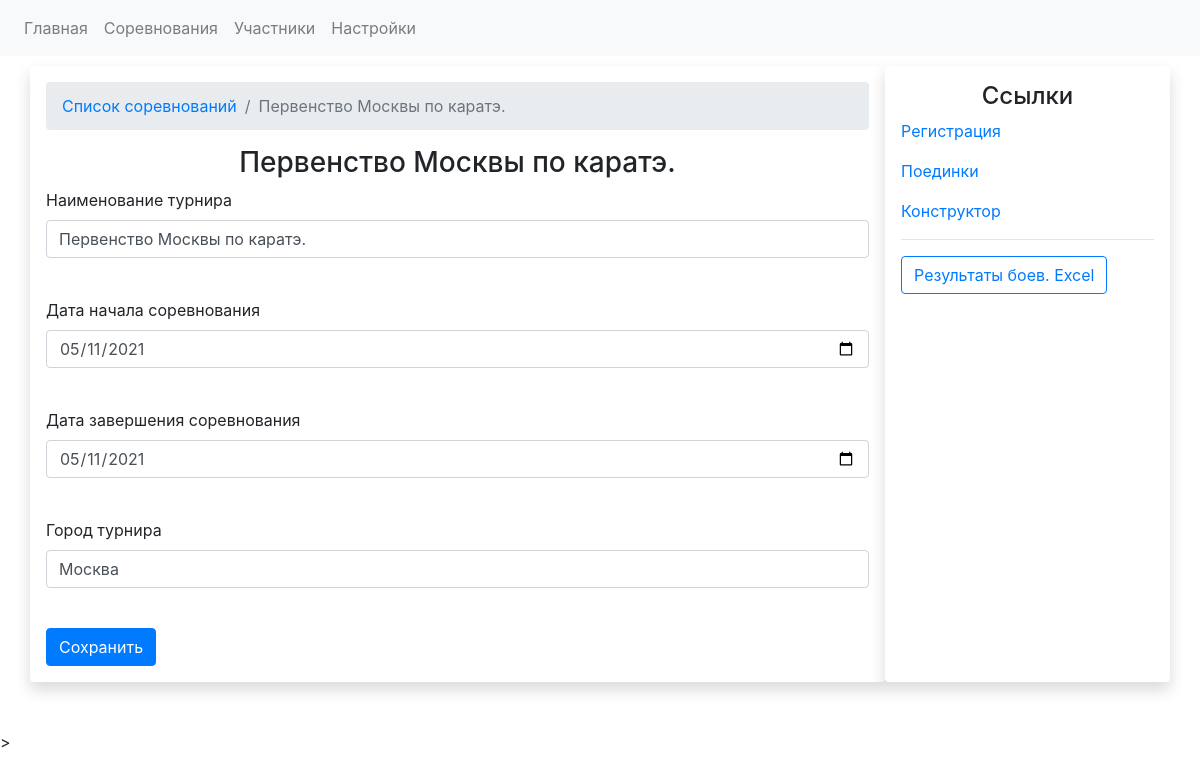
The app's page /competitions/1 with its own data.
### app.py (models this page shows)
class CompetitionsDB(db.Model):
    competition_id = db.Column(db.Integer, primary_key=True)
    competition_name = db.Column(db.String)
    competition_date_start = db.Column(db.Date, default=datetime.utcnow)
    competition_date_finish = db.Column(db.Date, default=datetime.utcnow)
    competition_city = db.Column(db.String)
    competition_fights = db.relationship('FightsDB', backref='competition', lazy='dynamic')
    registrations = db.relationship('RegistrationDB', backref='competition')

### app.py (the view, shortened to what this page needs)
@app.route('/competitions/<int:competition_id>', methods=["POST", "GET"])
def competition_view(competition_id):
    competition_data = CompetitionsDB.query.get(competition_id)
    form = CompetitionForm()
    return render_template('competition.html', competition_data = competition_data, form=form)

### forms.py
class CompetitionForm(FlaskForm):
    competition_name_form = StringField('Наименование турнира', validators=[validators.DataRequired()])
    competition_date_start = DateField('Дата начала соревнования', format = '%Y-%m-%d',validators=[validators.DataRequired()])
    competition_date_finish = DateField('Дата завершения соревнования', format = '%Y-%m-%d',validators=[validators.DataRequired()])
    competition_city =  StringField('Город турнира', validators=[validators.DataRequired()])
    submit = SubmitField('Сохранить')

### templates/competition.html (shortened to what this page needs)
{% extends "base.html" %}
{% block head %}
    <link rel="stylesheet" type="text/css" href="https://cdnjs.cloudflare.com/ajax/libs/twitter-bootstrap/4.5.2/css/bootstrap.css">
{% endblock %}
{% block content %}
    <div class="container" style="margin-top: 10px">
            <div class="row">
            <div class="col-lg-9 shadow p-3 mb-5 bg-white rounded">
                <nav aria-label="breadcrumb">
                  <ol class="breadcrumb">
                    <li class="breadcrumb-item"><a href="{{url_for('competitions')}}">Список соревнований</a></li>
                    <li class="breadcrumb-item active" aria-current="page">{{ competition_data.competition_name }}</li>
                  </ol>
                </nav>
                <div class="row justify-content-center">
                    <h3>{{ competition_data.competition_name }}</h3>
                </div>
                <form method="POST" action="{{ url_for('competition_view', competition_id = competition_data.competition_id) }}">
                        <div class="form-group">
                            {{ form.competition_name_form.label }}
                            {{ form.competition_name_form (class ='form-control', value = competition_data.competition_name)}}
                        <br>
                        </div>
                        <div class="form-group">
                            {{ form.competition_date_start.label }}
                            {{ form.competition_date_start (class ='form-control', type="date", value = competition_data.competition_date_start)}}
                        <br>
                        </div>
                        <div class="form-group">
                            {{ form.competition_date_finish.label }}
                            {{ form.competition_date_finish (class ='form-control', type="date", value = competition_data.competition_date_finish)}}
                        <br>
                        </div>
                         <div class="form-group">
                            {{ form.competition_city.label }}
                            {{ form.competition_city (class ='form-control', type="text", value = competition_data.competition_city)}}
                        <br>
                        </div>
                         {{ form.submit (class ='btn btn-primary')}}
                  </form>
            </div>
            <div class="col-lg-3 shadow p-3 mb-5 bg-white rounded">
                    <h4 style="text-align: center">Ссылки</h4>
                <p><a href="{{url_for('registration', competition_id = competition_data.competition_id)}}">Регистрация</a></p>
                <p><a href="{{url_for('competition_fights_view', comp_id = competition_data.competition_id)}}">Поединки</a></p>
                <p><a href="{{url_for('fight_constructor', comp_id = competition_data.competition_id)}}">Конструктор</a></p>
              <hr>
               <a href="{{url_for('download_comp_result', filename="comp_result.xlsx")}}"><button type="button" class="btn btn-outline-primary">Результаты боев. Excel</button></a>
            </div>
        </div>
    </div>
<script src="https://ajax.googleapis.com/ajax/libs/jquery/3.5.1/jquery.min.js"></script>>
{% endblock %}

### records on screen
CompetitionsDB: competition_name "Первенство Москвы по каратэ.", competition_date_start "05/11/2021", competition_date_finish "05/11/2021", competition_city "Москва"
